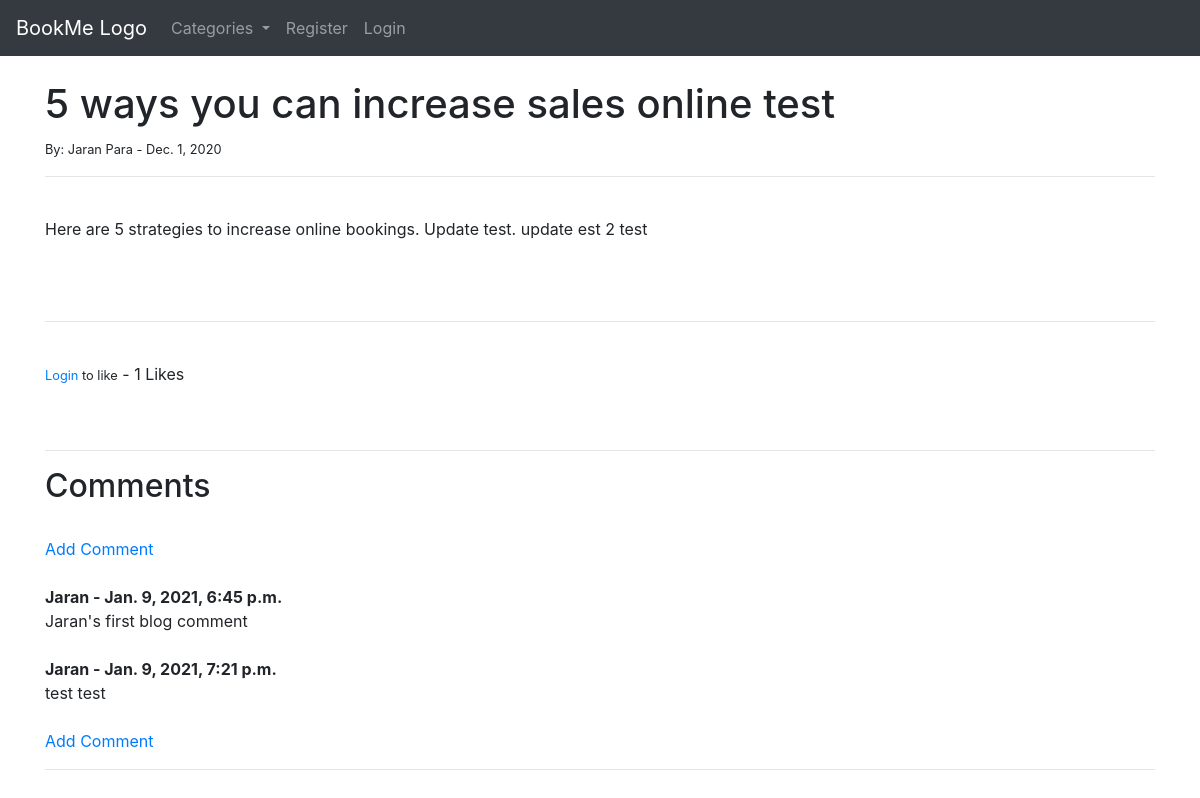
The app's page /article/1 with its own data.
### theblog/models.py (models this page shows, shortened)
class Post(models.Model):
	title = models.CharField(max_length=255)
	title_tag = models.CharField(max_length=255)
	author = models.ForeignKey(User, on_delete=models.CASCADE)
	body = RichTextField(blank=True, null=True)
	post_date = models.DateField(auto_now_add=True)
	category = models.CharField(max_length=255, default= 'general')
	snippet = models.CharField(max_length=255)
	likes = models.ManyToManyField(User, related_name = 'blog_posts')
	def total_likes(self):
	 	return self.likes.count()

class Comment(models.Model):
	post = models.ForeignKey(Post, related_name= "comments", on_delete=models.CASCADE)
	name = models.CharField(max_length=255)
	body = models.TextField()
	date_added = models.DateTimeField(auto_now_add= True)

### theblog/views.py (the view)
# urls.py: path('article/<int:pk>', ArticleDetailView.as_view(), name='article-detail'),
class ArticleDetailView(DetailView):
	model = Post
	template_name = 'article_details.html'
	def get_context_data(self, *args, **kwargs):
		cat_menu = Category.objects.all()
		context= super(ArticleDetailView, self).get_context_data(*args, **kwargs)
		stuff = get_object_or_404(Post, id=self.kwargs['pk'])
		total_likes = stuff.total_likes()
		liked = False
		if stuff.likes.filter(id=self.request.user.id).exists():
			liked = True
		context["cat_menu"] = cat_menu
		context["total_likes"]= total_likes
		context["liked"] = liked
		return context

### theblog/models.py (called while the page is built)
	def __str__(self):
	 return self.name

### theblog/templates/article_details.html (shortened to what this page needs)
{% extends 'base.html' %}
 {% block content %}
		<h1>{{post.title}}</h1>
		<small>By: {{ post.author.first_name }} {{ post.author.last_name }} - {{post.post_date}}
		</small><br/>
		<hr>
		<br/>
		{{ post.body|safe }}
		<br/><br/>
		<hr>
		<br/>
		<form action= "{% url 'like_post' post.pk %}"
		method="POST">
		{% if user.is_authenticated %}
			{% if liked %}
				<button type="submit", name="post_id", value="{{ post.id }}", class="btn btn-danger btn-sm">Unlike</button>
			{% else %}
				<button type="submit", name="post_id", value="{{ post.id }}", class="btn btn-primary btn-sm">Like</button>
			{% endif %}
		{% else %}
		 <small><a href="{% url 'login' %}">Login</a> to like</small>
		{% endif %}
			- {{ total_likes }} Likes
		</form>
<br/><br/>
<hr>
<h2>Comments </h2>
<br/>
{% if not post.comments.all %}
	No Comments Yet... <a href = "{% url 'add_comment' post.pk %}"> Add Comment</a>
{% else %}
<a href = "{% url 'add_comment' post.pk %}"> Add Comment</a>
<br/><br/>
	{% for comment in post.comments.all %}
		<strong>{{ comment.name }} - {{ comment.date_added }}</strong>
		<br/>
		{{ comment.body }}
		<br/><br/>
	{% endfor %}
		<a href = "{% url 'add_comment' post.pk %}"> Add Comment</a>
<hr>
{% endif %}
<br/>
<br/><br/>
{% endblock %}

### records on screen
Post: title "5 ways you can increase sales online test", author.first_name "Jaran", author.last_name "Para", post_date "Dec. 1, 2020", body "Here are 5 strategies to increase online bookings. Update test. update est 2 test"
Comment: name "Jaran", date_added "Jan. 9, 2021, 6:45 p.m.", body "Jaran's first blog comment"
Comment: name "Jaran", date_added "Jan. 9, 2021, 7:21 p.m.", body "test test"

### other values on screen
{{ total_likes }} "1"
